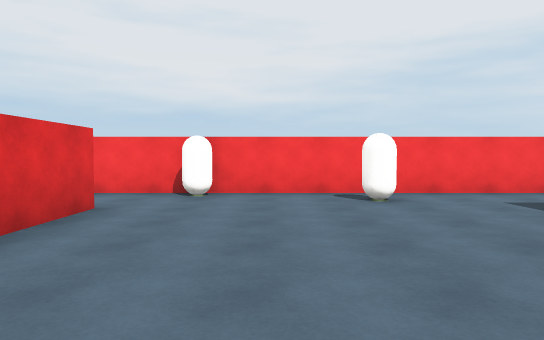
view 1 (above)

17 first-person views from a walk through a Unity game level. The camera is 1.3 m above the floor, tilts 2° down and sees 70° across. The floor is counted in squares, 2 m on a side. Each view is taken from the middle of a square. On the plan, view 1 faces up. The plan holds only what a view shows up to about 11 squares ahead; the rest is blank. The player character is not drawn. Surface patterns are stand-ins for the level's own textures.

view 2
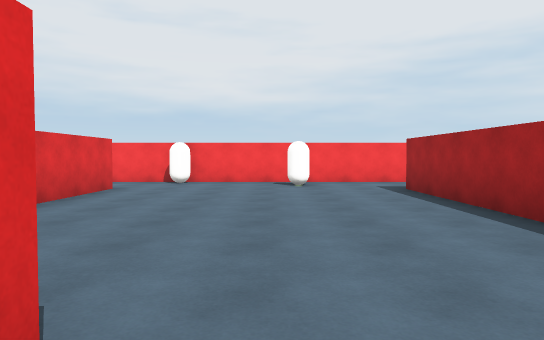

view 3
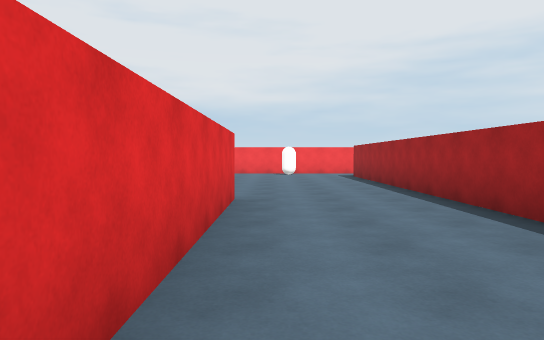

view 4
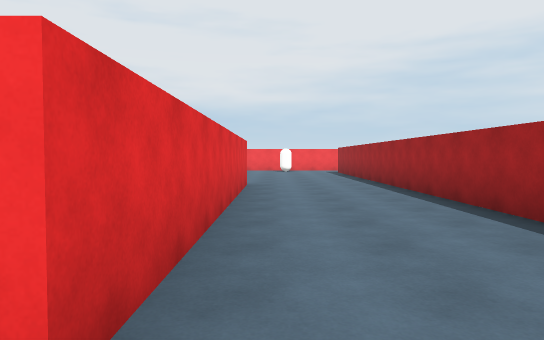

view 5
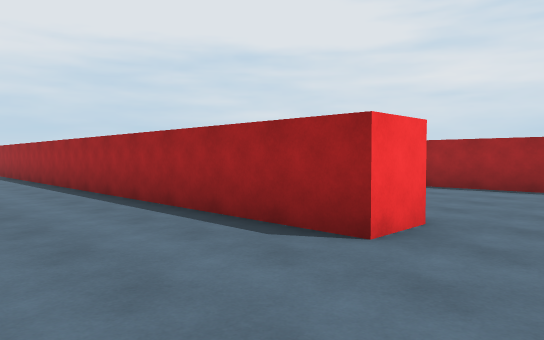

view 6
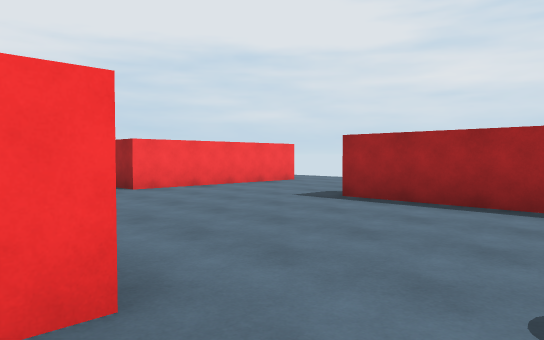

view 7
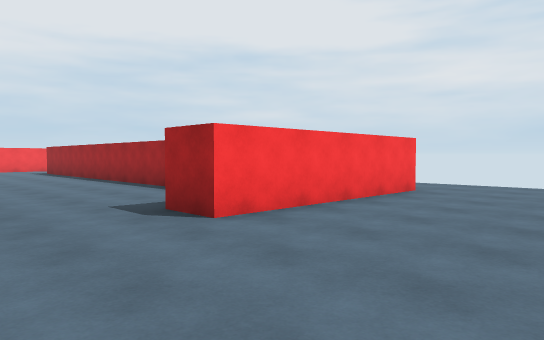

view 8
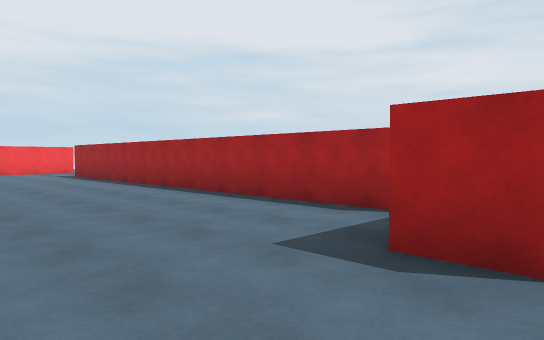

view 9
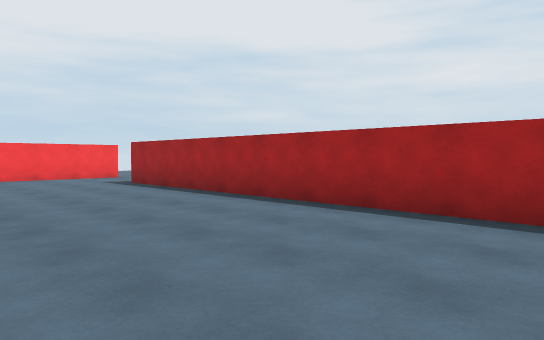

view 10
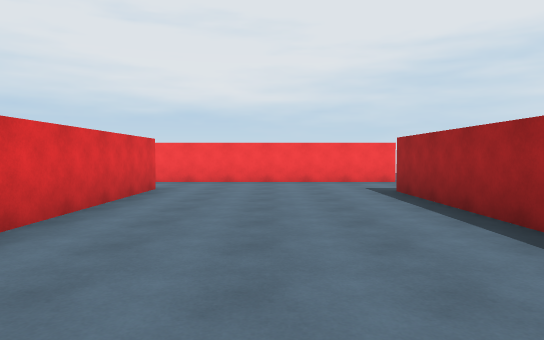

view 11
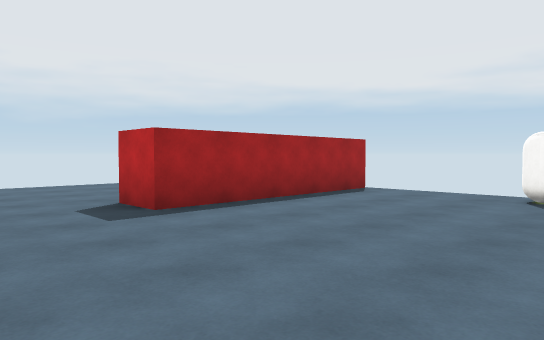

view 12
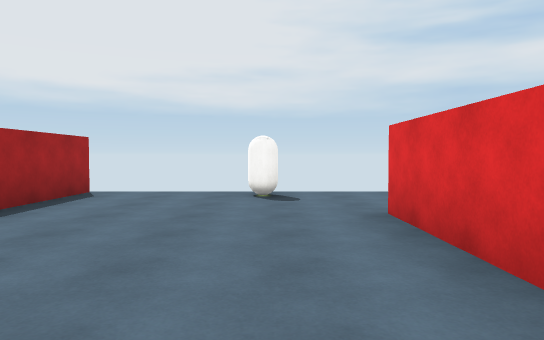

view 13
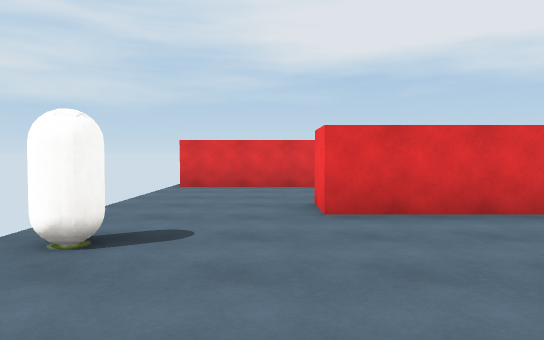

view 14
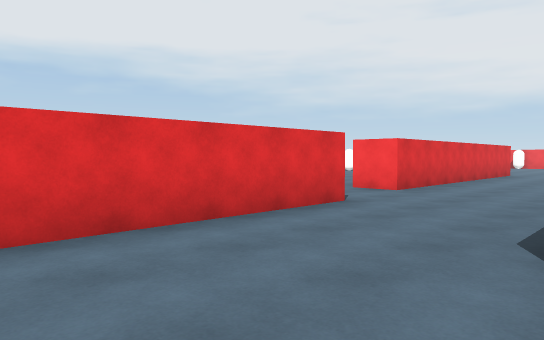

view 15
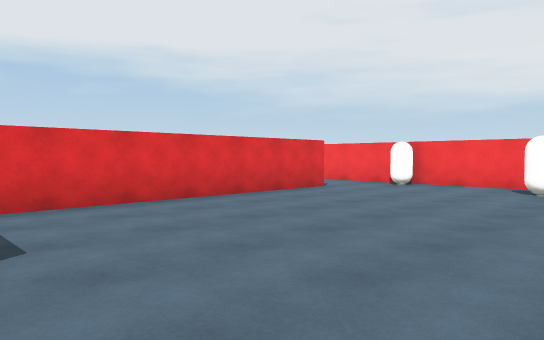

view 16
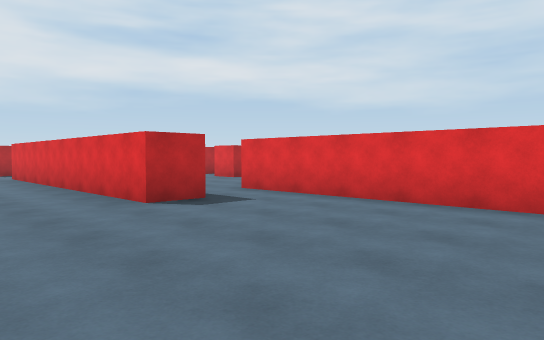

view 17
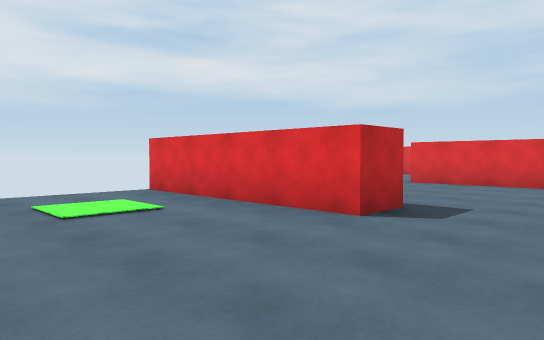

### Floor plan
Points are (right, up) in squares from view 1. A wall is a line through its corners. A room is listed if a view was taken in it or the views show most of it. See-through windows are left out.
Room 1 (views 1, 2, 3, 4, 5, 6, 7, 8, 9, 10, 11, 12, 13, 14, 15, 16, 17)
walls: (9.3, -6.8) (9.3, 4.2); (4.7, -11.6) (4.7, -14.4) (3.7, -14.4) (3.7, 4.8); (12.2, -8.7) (7.5, -8.7) (7.5, -7.6); (-0.6, -2.1) (0.4, -2.1) (0.4, -10); (0.7, -12.1) (0.7, -17); (4.7, 4.8) (4.7, 0.2); (9.3, -17.1) (9.3, -12.3) (10.3, -12.3) (10.3, -17.1); (10.2, 6.9) (-2.6, 6.9); (-2.2, 4.9) (-2.2, -3.1)
ways out: opening at (-3, 5.5); opening at (-1.5, -3); opening at (0, -11.5); opening at (10, 5.5); opening at (13.5, -8); gap at (0, -17)
objects: capsule (-1, 7); capsule (1, 6); capsule (6, -16)

Positions as (right, up) in squares from view 1, and headings:
1: (0, 0), facing up
2: (1, -3), facing up
3: (1, -8), facing up
4: (1, -11), facing up
5: (1, -16), facing up-right
6: (4, -16), facing up-right
7: (5, -12), facing up-right
8: (5, -9), facing up-right
9: (5, -5), facing up-right
10: (7, -3), facing up
11: (5, -10), facing down-right
12: (6, -10), facing down
13: (9, -15), facing left
14: (4, -17), facing up-left
15: (3, -2), facing up-left
16: (3, 3), facing down-left
17: (14, -10), facing down-left
